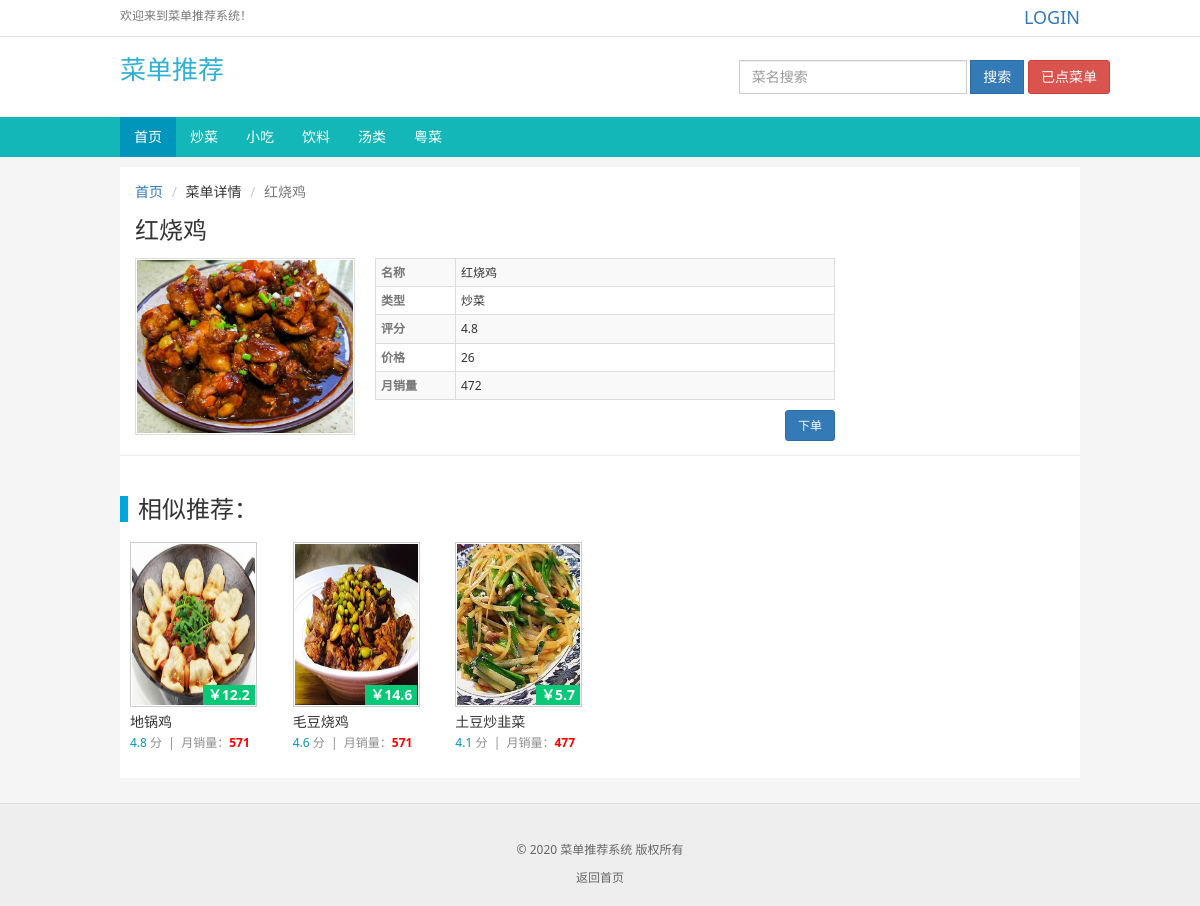
Page /detail/1/ on the committed database.
### Myrestaurant/models.py (models this page shows, shortened)
class MenuType(models.Model):
    MenuType = models.CharField(max_length=10, verbose_name="分类")
    CreateType = models.DateTimeField(auto_now_add=True, verbose_name="创建时间", editable=False)
    class Meta:
        verbose_name = "类别"
        verbose_name_plural = verbose_name
        ordering = ['CreateType']

class MenuModels(models.Model):
    core = str(round(random.uniform(1, 5), 1))
    shell = str(random.randint(300, 700))
    free = str(round(random.uniform(5, 15), 1))
    MenuName = models.CharField(max_length=30, verbose_name="菜名")
    MenuType = models.ForeignKey(MenuType, related_name="Menutype", on_delete=models.CASCADE, verbose_name="类型")
    MenuImg = models.ImageField(upload_to='static/img/plants/', default='static/img/plants/default.png', max_length=200,
                                blank=True, null=True, verbose_name='图片')
    MenuCore = models.CharField(max_length=20, verbose_name="评分", blank=True, null=True, default=core)
    MenuShell = models.CharField(max_length=20, verbose_name="月销售量", blank=True, null=True, default=shell)
    MenuFree = models.CharField(max_length=20, verbose_name="价格", blank=True, null=True, default=free)
    CreateMenu = models.DateTimeField(auto_now_add=True, verbose_name="创建时间", editable=False)
    class Meta:
        verbose_name = "菜单"
        verbose_name_plural = verbose_name
        ordering = ['CreateMenu']

### Myrestaurant/views.py (the view)
# urls.py: path(r"detail/<int:id>/", detail,name= "detail"),
def detail(request, id):
    try:
        p = MenuModels.objects.get(id=id)
        pls = MenuType.objects.all()
        res = MenuModels.objects.filter(MenuType=p.MenuType.id).exclude(id=id)[:6]
        object = User.objects.get(username=request.user)
        count = LovableModels.objects.filter(LoveUser=object).count() - 1
        object_list = []
        for x in range(count*2):
            l = LovableModels.objects.filter(LoveUser=object)[random.randint(0, count)]
            if l.LoveMune not in object_list :
                object_list.append(l.LoveMune)
    except:
        pass
    return render(request, 'detail.html', locals())

### templates/detail.html (shortened to what this page needs)
{% extends 'base.html' %}
{% block content %}
    <div class="container">
        <div class="container-fluid" style="background:#FFF;padding-top:15px;">
            <ol class="breadcrumb">
                <li><a href="/">首页</a></li>
                <li>菜单详情</li>
                <li class="active">{{ p.MenuName }}</li>
            </ol>
            <div class="row">
                <div class="col-md-12">
                    <h1 class="movie-title">{{ p.MenuName }}</h1>
                </div>
                <div class="col-md-9">
                    <div class="row">
                        <div class="col-md-4" style="padding-right:5px;">
                            <a href="#" style="display:block;position:relative;">
                                <img class="img-thumbnail" width="100%" src="/{{ p.MenuImg }}">
                            </a>
                        </div>
                        <div class="col-md-8" style="padding-right:5px;">
                            <table class="table table-striped table-condensed table-bordered"
                                   style="margin-bottom:10px;font-size:12px;">
                                <tbody>
                                <tr>
                                    <td class="span2"><span class="info-label">名称</span></td>
                                    <td id="munename">{{ p.MenuName }}</td>
                                </tr>
                                <tr>
                                    <td class="span2"><span class="info-label">类型</span></td>
                                    <td id="casts" style="position:relative;">{{ p.MenuType.MenuType }}</td>
                                </tr>
                                <tr>
                                    <td class="span2"><span class="info-label">评分</span></td>
                                    <td id="casts" style="position:relative;">{{ p.MenuCore }}</td>
                                </tr>
                                <tr>
                                    <td class="span2"><span class="info-label">价格</span></td>
                                    <td id="free">  {{ p.MenuFree }}</td>
                                </tr>
                                <tr>
                                    <td class="span2"><span class="info-label">月销量</span></td>
                                    <td>  {{ p.MenuShell }} </td>
                                </tr>
                                </tbody>
                            </table>
                            <div style="text-align: right">
                                {% if user.is_authenticated %}
                                    <a style="font-size: 12px;text-decoration: none;"
                                       class="btn btn-primary" href="javascript:void (0);" onclick="shop()">下单
                                    </a>
                                {% else %}
                                    <a style="font-size: 12px;text-decoration: none;"
                                       class="btn btn-primary" href="javascript:void (0);" onclick="login()">下单
                                    </a>
                                {% endif %}
                            </div>
                        </div>
                    </div>
                </div>
                <hr>
                <div class="row" style="padding:0px 7px 0 7px;">
                    <div class="col-md-12 movie-item-out">
                        <br>
                        <h3 style="padding-left:10px;border-left:8px solid #00A6DE;">相似推荐：</h3>
                    </div>
                    {% for p in res %}
                        <div class="col-md-2 col-sm-6 col-xs-6 movie-item-out">
                            <div class="movie-item">
                                <a style="position:relative;display:block;" target="_blank" href="/detail/{{ p.id }}/">
                                    <img class="indexhot" src="/{{ p.MenuImg }}">
                                    <button class="hdtag"><b style="font-size: 14px">￥{{ p.MenuFree }}</b></button>
                                </a>
                                <div class="meta">
                                    <div style="width:100%;overflow:hidden;height:20px;">
                                        <a target="_blank" class="movie-name"
                                           href="/detail/{{ p.id }}/">{{ p.MenuName }}</a>
                                    </div>
                                    <em> <span style="color: #0095bb">{{ p.MenuCore }}</span>&nbsp;分&nbsp;&nbsp;|&nbsp;&nbsp;月销量：<strong><span
                                            style="color:#FF0000;">{{ p.MenuShell }}</span></strong></em>
                                </div>
                            </div>
                        </div>
                    {% endfor %}
                    <div class="col-md-12 movie-item-out">
                    </div>
                </div>
            </div>
        </div>
    </div>
{% endblock %}

### templates/base.html (shortened to what this page needs)
<!DOCTYPE html>
<html lang="zh-CN">
<head>
    <link rel="stylesheet" href="/static/layui/css/layui.css">
    <link rel="stylesheet" href="/static/css/bootstrap.min.css">
    <link rel="stylesheet" rev="stylesheet" type="text/css" media="all" href="/static/css/css2.css">
</head>
<body>
<div style="background:#FFF">
    <div style="padding:5px 0;border-bottom:1px solid #DDD;">
        <div class="container">
            <span class="header-help">欢迎来到菜单推荐系统！</span>
            <div class="pull-right">
                {% if user.is_authenticated %}
                    <span class="header-help">用户：<a href="javascript:;"
                                                    style="font-size: 18px;text-decoration: none">{{ user.username }}</a></span>
                    &nbsp; &nbsp; &nbsp;<span><a href="{% url 'Myrestaurant:user_logout' %}">注销</a></span>
                {% else %}
                    <span class="header-help"><a style="font-size: 18px" href="{% url 'Myrestaurant:login' %}">LOGIN</a></span>
                {% endif %}
            </div>
        </div>
    </div>
    <div class="container" style="padding-top:15px;padding-bottom:15px;padding-right:0;">
        <div class="pull-left">
            <span style="font-size: 26px;color: #31b0d5;font-family: 华文彩云;font-style: normal">菜单推荐</span>
        </div>
        <div class="pull-right ">
            <div class="row">
                <form class="navbar-form" target="_blank" accept-charset="utf-8" action="/search/" method="get"
                      role="search">
                    <div class="form-group">
                        <input type="text" class="form-control" name="wd" placeholder="菜名搜索">
                    </div>
                    <button type="submit" class="btn btn-primary">搜索</button>
                    {% if user.is_authenticated %}
                        <a href="javascript:void (0);" class="btn btn-danger" onclick="mune()">已点菜单</a>
                    {% else %}
                        <a href="javascript:void (0);" class="btn btn-danger" onclick="mune1()">已点菜单</a>
                    {% endif %}
                </form>
            </div>
        </div>
    </div>
    <nav class="navbar navbar-default" role="navigation">
        <div class="container">
            <div class="collapse  navbar-collapse" id="navbar">
                <ul class="nav navbar-nav ">
                    <li class="active"><a href="/">首页</a></li>
                    {% for c in pls %}
                        <li class=""><a href="/type/{{ c.id }}">{{ c.MenuType }}</a></li>
                    {% endfor %}
                </ul>
            </div>
        </div>
    </nav>
</div>
{% block content %} {% endblock %}
<footer class="footer">
    <p style="margin: 0 0 10px;"><br/>&copy; 2020 菜单推荐系统 版权所有</p>
    <em><a href="/">返回首页 </a></em>
</footer>
</body>
</html>

### static/css/css2.css (style rules this page uses)
body,html { font-family: "Segoe UI", "Lucida Grande", Helvetica, Arial, "Microsoft YaHei", FreeSans, Arimo, "Droid Sans","wenquanyi micro hei","Hiragino Sans GB", "Hiragino Sans GB W3", Arial, sans-serif; background: #F6F5F6; }
.hdtag { background:#09C878; padding: 0 5px; color: #FFF; font-size: 12px; right:2px;bottom:2px; position:absolute; border: none; }
.breadcrumb { background: #FFF; padding: 0; margin-bottom: 15px; border-radius: 0; }
.navbar-form input,.navbar-form button { border-radius: 0; }
.navbar { background: #14B7B7; border: none; border-radius: 0; }
.navbar-collapse { padding: 0; }
.navbar-default .navbar-nav li a { color: #FFF; }
.navbar-default .navbar-nav .active a { background: #0095bb; color: #FFF; }
.img-thumbnail { padding: 1px; border-radius: 0; }
.btn,.input { border-radius: 3px; }
.header-help { font-size: 12px; color: #777; }
.movie-title { word-wrap:break-word; margin: 0 0 15px; font-size: 24px; }
.info-label { color: #777; font-weight: bold; }
.movie-item { border-radius: 3px; background: #FFF; padding: 10px 10px; margin-bottom: 15px; }
.movie-item-out { padding: 0 8px; }
.indexhot { border: 1px solid #ccc; padding: 1px; width:127px; height: 200px; }
@media (min-width: 768px) { .container { width: 100% !important; } }
@media (min-width: 992px) { .container { width: 990px !important; } }
@media (min-width: 992px) { .indexhot { height: 165px; } }
@media (min-width: 1200px) { .container { width: 990px !important; } }
.span2 { vertical-align: middle !important; width: 80px; }
em { font-size:12px; font-style:normal; color:#8c8c8c; }
.meta { margin-top:5px; }
.movie-name { font-size: 14px; color: #333; text-overflow: ellipsis; white-space: nowrap; width: 170px; overflow: hidden; display: inline; float: left; }
footer { font-size: 12px; border-top: 1px solid #DDD; text-align: center; margin-top: 25px; padding: 20px 10px; color: #666; background-color: #EEE; }
footer a { color: #666; }
.navbar { margin-bottom: 10px; min-height: 40px; }
.movie-item-out h3 { margin-top: 0px; }
.navbar-form { padding: 0px 0px; }
.nav>li>a { position: relative; display: block; padding: 10px 14px; }

### rows in the picture
MenuType: MenuType "炒菜"
MenuType: MenuType "小吃"
MenuType: MenuType "饮料"
MenuType: MenuType "汤类"
MenuType: MenuType "粤菜"
MenuModels: MenuName "红烧鸡", MenuImg (picture), MenuType.MenuType "炒菜", MenuCore "4.8", MenuFree "26", MenuShell "472"
MenuModels: MenuImg (picture), MenuFree "12.2", MenuName "地锅鸡", MenuCore "4.8", MenuShell "571"
MenuModels: MenuImg (picture), MenuFree "14.6", MenuName "毛豆烧鸡", MenuCore "4.6", MenuShell "571"
MenuModels: MenuImg (picture), MenuFree "5.7", MenuName "土豆炒韭菜", MenuCore "4.1", MenuShell "477"
